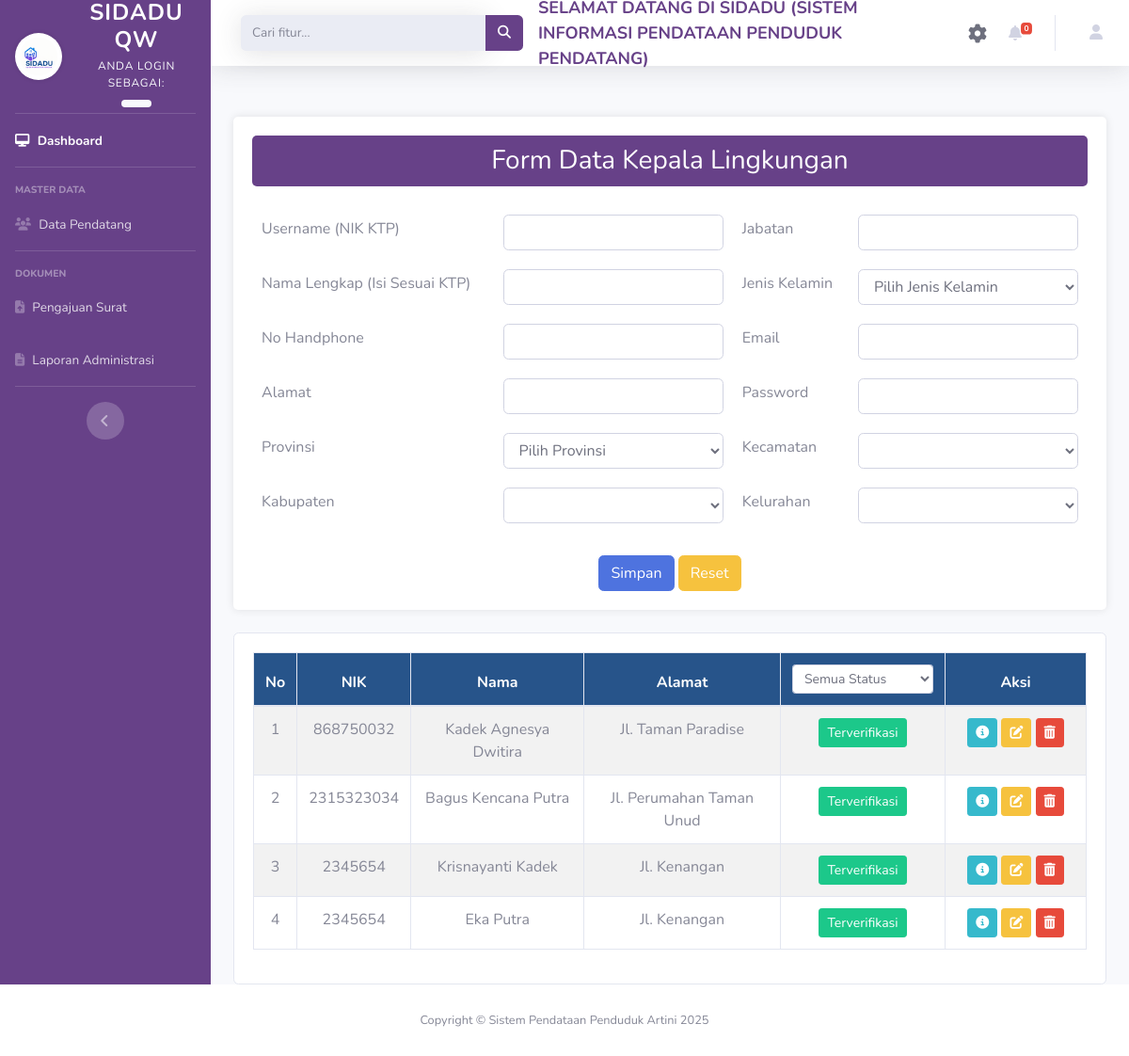
The app's page /index.php/kaling with its own data.
### tables this page shows
CREATE TABLE `tbkaling` (
  `KodeKaling` int NOT NULL,
  `Username` varchar(50) NOT NULL,
  `NamaLengkap` varchar(40) NOT NULL,
  `Jabatan` varchar(100) DEFAULT NULL,
  `JenisKelamin` varchar(15) NOT NULL,
  `Alamat` varchar(50) NOT NULL,
  `Kelurahan` varchar(100) DEFAULT NULL,
  `Kecamatan` varchar(100) DEFAULT NULL,
  `Kabupaten` varchar(100) DEFAULT NULL,
  `Provinsi` varchar(100) DEFAULT NULL,
  `Telp` varchar(15) NOT NULL,
  `Email` varchar(40) NOT NULL,
  `Password` varchar(100) NOT NULL,
  `StatusAktivasi` varchar(20) NOT NULL,
  `JenisAkun` varchar(20) NOT NULL,
  `EmailToken` varchar(100) NOT NULL
);

### application/controllers/Kaling.php (called while the page is built, shortened)
<?php
class Kaling extends CI_Controller
{
    public function __construct()
    {
        $this->load->model('validasi');
        $this->load->model('Model_kaling');
        $this->load->model('Model_wilayah');
    }
    public function index()
    {
        $datalist['hasil'] = $this->tampildata();
        $data['konten'] = $this->load->view('Kaling_view', '', TRUE);
        $data['table'] = $this->load->view('Kaling_tabel', $datalist, TRUE);
        $this->load->view('admin_view', $data);
    }
    public function tampildata()
    {
        $this->db->from('tbkaling');
        $this->db->order_by('KodeKaling', 'DESC');
        $query = $this->db->get();
        return ($query->num_rows() > 0) ? $query->result() : [];
    }
}
?>

### index.php (called while the page is built, shortened)
<?php
require_once BASEPATH.'core/CodeIgniter.php';

### application/views/Kaling_tabel.php (the view, shortened to what this page needs)
<div class="container mt-4">
    <div class="card">
        <div class="card-body">
            <div class="table-responsive">
                <table id="tableKaling" class="table table-striped table-bordered text-center">
                    <thead class="thead-custom">
                        <tr>
                            <th>No</th>
                            <th>NIK</th>
                            <th>Nama</th>
                            <th>Alamat</th>
                            <th>
                                <select id="statusFilter" class="form-control form-control-sm" style="width: 150px; display: inline-block;">
                                <option value="">Semua Status</option>
                            </select>
                            </th>
                            <th>Aksi</th>
                        </tr>
                    </thead>
                    <tbody>
                        <?php
                        if (empty($hasil)) {
                            echo "<tr><td colspan='6'>Data tidak tersedia</td></tr>";
                        } else {
                            $no = 1;
                            foreach ($hasil as $data): ?>
                                <tr>
                                    <td><?php echo htmlspecialchars($no); ?></td>
                                    <td><?php echo htmlspecialchars($data->Username ?? '-'); ?></td>
                                    <td><?php echo htmlspecialchars($data->NamaLengkap ?? '-'); ?></td>
                                    <td><?php echo htmlspecialchars($data->Alamat ?? '-'); ?></td>
                                    <td>
  <?php
    $status = htmlspecialchars($data->StatusAktivasi ?? '-');
    $btnClass = ($status === 'Terverifikasi') ? 'btn-success' : (($status === 'Diproses') ? 'btn-primary' : 'btn-danger');
  ?>
  <span class="btn btn-sm <?php echo $btnClass; ?>" style="cursor: default;">
    <?php echo $status; ?>
</span>
</td>
<td width="150">
   <button class="btn btn-sm btn-info" title="Detail" onclick="tampilDetail('<?php echo htmlspecialchars($data->KodeKaling ?? ''); ?>')">
    <i class="fas fa-info-circle"></i>
</button>
    <button class="btn btn-sm btn-warning" title="Edit" onclick="editkaling('<?php echo htmlspecialchars($data->KodeKaling ?? '');?>')">
        <i class="fas fa-edit"></i>
    </button>
    <button class="btn btn-sm btn-danger" title="Hapus"
    onclick="showHapusModal('<?php echo base_url('Kaling/hapuskaling/' . $data->KodeKaling); ?>')">
        <i class="fas fa-trash-alt"></i>
    </button>
</td>
                                </tr>
                            <?php
                                $no++;
                            endforeach;
                        }
                        ?>
                    </tbody>
                </table>
            </div>
        </div>
    </div>
</div>

### application/views/Kaling_tabel.php (style rules this page uses)
.thead-custom { background-color: #27548A; color: white; }

### records on screen
tbkaling: Username "868750032", NamaLengkap "Kadek Agnesya Dwitira", Alamat "Jl. Taman Paradise", StatusAktivasi "Terverifikasi"
tbkaling: Username "2315323034", NamaLengkap "Bagus Kencana Putra", Alamat "Jl. Perumahan Taman Unud", StatusAktivasi "Terverifikasi"
tbkaling: Username "2345654", NamaLengkap "Krisnayanti Kadek", Alamat "Jl. Kenangan", StatusAktivasi "Terverifikasi"
tbkaling: Username "2345654", NamaLengkap "Eka Putra", Alamat "Jl. Kenangan", StatusAktivasi "Terverifikasi"
